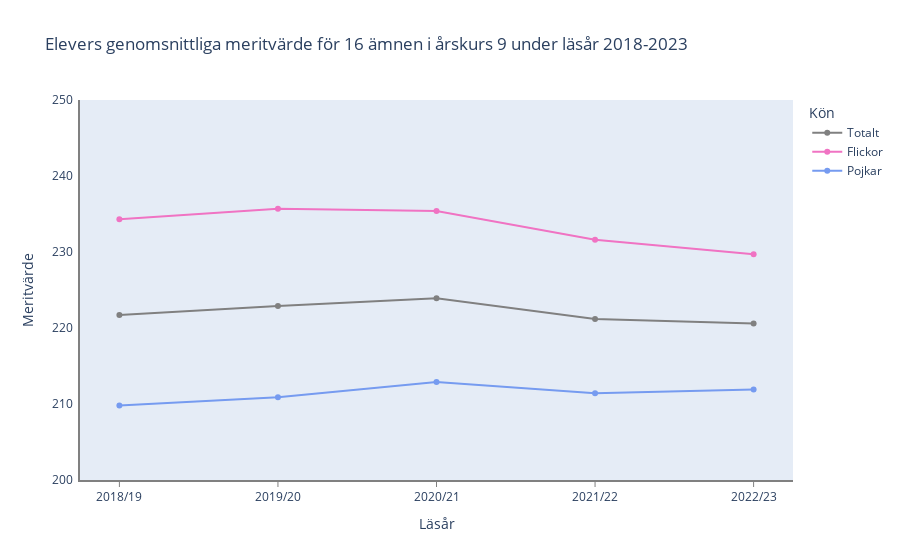

The cell this chart's notebook holds for it:
### Code cell
fig = px.line(
    df_16merits_yearly,
    x="Läsår",
    y=["Totalt", "Flickor", "Pojkar"],
    title="Elevers genomsnittliga meritvärde för 16 ämnen i årskurs 9 under läsår 2018-2023",
    markers=True,
    color_discrete_map={"Totalt": "gray", "Flickor": "#F073C3", "Pojkar": "#769BF0"},
).update_layout(
    yaxis_title="Meritvärde", legend_title="Kön", hovermode="x", yaxis_range=[200, 250]
)
names = {"variable": "Kön", "value": "Meritvärde"}
fig.for_each_trace(
    lambda t: t.update(
        hovertemplate=t.hovertemplate.replace("variable", names["variable"]).replace(
            "value", names["value"]
        )
    )
)

fig.update_yaxes(
    ticksuffix=" ",
    showline=True,
    linewidth=2,
    linecolor="gray",
    showticklabels=True,
    showgrid=False,
)
fig.update_xaxes(
    showspikes=True,
    spikemode="across",
    spikecolor="gray",
    spikesnap="cursor",
    spikedash="solid",
    showgrid=False,
    showline=True,
    linewidth=2,
    linecolor="gray",
    showticklabels=True,
    ticks="outside",
    tickcolor="gray",
)

fig.show()
#fig.write_html("./Visualiseringar/elever_meritvärde_årskurs9.html")

### Figure 1 — Plotly figure (JSON) as saved in the notebook; plotly's stock layout.template omitted (floating-point values rounded to 4 significant figures)
{"data": [{"hovertemplate": "Kön=Totalt<br>Läsår=%{x}<br>Meritvärde=%{y}<extra></extra>", "legendgroup": "Totalt", "line": {"color": "gray", "dash": "solid"}, "marker": {"symbol": "circle"}, "mode": "lines+markers", "name": "Totalt", "orientation": "v", "showlegend": true, "type": "scatter", "x": ["2018/19", "2019/20", "2020/21", "2021/22", "2022/23"], "xaxis": "x", "y": [221.7, 222.9, 223.9, 221.2, 220.6], "yaxis": "y"}, {"hovertemplate": "Kön=Flickor<br>Läsår=%{x}<br>Meritvärde=%{y}<extra></extra>", "legendgroup": "Flickor", "line": {"color": "#F073C3", "dash": "solid"}, "marker": {"symbol": "circle"}, "mode": "lines+markers", "name": "Flickor", "orientation": "v", "showlegend": true, "type": "scatter", "x": ["2018/19", "2019/20", "2020/21", "2021/22", "2022/23"], "xaxis": "x", "y": [234.3, 235.7, 235.4, 231.6, 229.7], "yaxis": "y"}, {"hovertemplate": "Kön=Pojkar<br>Läsår=%{x}<br>Meritvärde=%{y}<extra></extra>", "legendgroup": "Pojkar", "line": {"color": "#769BF0", "dash": "solid"}, "marker": {"symbol": "circle"}, "mode": "lines+markers", "name": "Pojkar", "orientation": "v", "showlegend": true, "type": "scatter", "x": ["2018/19", "2019/20", "2020/21", "2021/22", "2022/23"], "xaxis": "x", "y": [209.8, 210.9, 212.9, 211.4, 211.9], "yaxis": "y"}], "layout": {"hovermode": "x", "legend": {"title": {"text": "Kön"}, "tracegroupgap": 0}, "title": {"text": "Elevers genomsnittliga meritvärde för 16 ämnen i årskurs 9 under läsår 2018-2023"}, "xaxis": {"anchor": "y", "domain": [0, 1], "linecolor": "gray", "linewidth": 2, "showgrid": false, "showline": true, "showspikes": true, "showticklabels": true, "spikecolor": "gray", "spikedash": "solid", "spikemode": "across", "spikesnap": "cursor", "tickcolor": "gray", "ticks": "outside", "title": {"text": "Läsår"}}, "yaxis": {"anchor": "x", "domain": [0, 1], "linecolor": "gray", "linewidth": 2, "range": [200, 250], "showgrid": false, "showline": true, "showticklabels": true, "ticksuffix": " ", "title": {"text": "Meritvärde"}}}}
